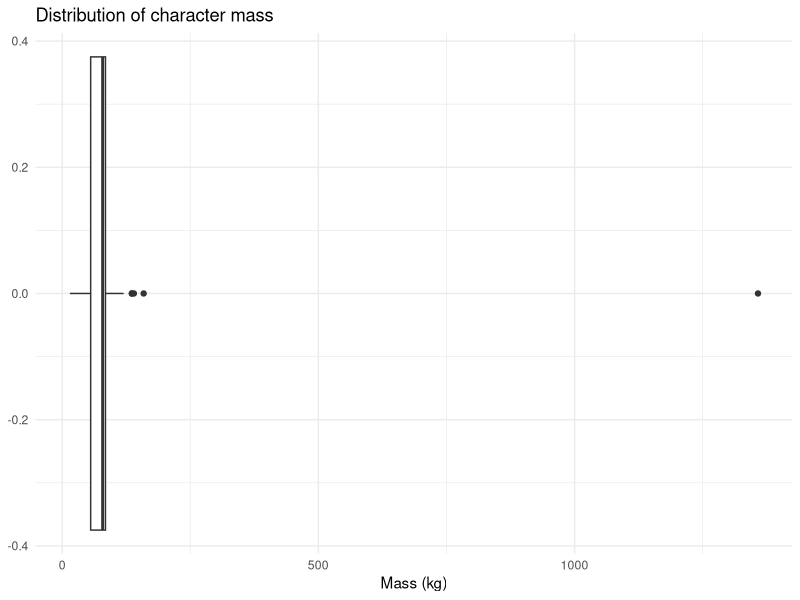

Generate this figure with R:
## ---- chunk 1
#| label: libs
#| echo: false
#| warning: false

library(tidyverse)

## ---- chunk 2
#| label: meet-airquality

glimpse(airquality)
## ---- chunk 3
#| label: is-na-demo

sum(is.na(airquality$Ozone))
## ---- chunk 4
#| label: filter-is-na-demo

airquality |>
    filter(!is.na(Ozone)) |>
    nrow()
## ---- chunk 5
#| label: solution-is-na-filter

sum(is.na(airquality$Solar.R))

airquality |>
    filter(!is.na(Solar.R)) |>
    nrow()
## ---- chunk 6
#| label: drop-na-demo

airquality |>
    drop_na() |>
    nrow()
## ---- chunk 7
#| label: solution-drop-na

airquality |> drop_na() |> nrow()

airquality |> drop_na(Ozone, Solar.R) |> nrow()
## ---- chunk 8
#| label: na-rm-trap

mean(airquality$Ozone)

mean(airquality$Ozone, na.rm = TRUE)
## ---- chunk 9
#| label: seed-sample-demo

set.seed(123)
sample(1:10, 5)

set.seed(123)
sample(1:10, 5)
## ---- chunk 10
#| label: slice-sample-demo

set.seed(1)

airquality |>
    drop_na(Ozone) |>
    slice_sample(n = 10) |>
    select(Ozone, Month, Day)
## ---- chunk 11
#| label: solution-sample-mtcars

set.seed(2024)

mtcars |>
    slice_sample(n = 10) |>
    summarise(mean_mpg = mean(mpg))

mtcars |>
    summarise(mean_mpg = mean(mpg))
## ---- chunk 12
#| label: sampling-variation-demo

diamonds |> summarise(mean_price = mean(price))

for (s in 1:5) {
    set.seed(s)
    sample_mean <- diamonds |>
        slice_sample(n = 100) |>
        summarise(mean_price = mean(price)) |>
        pull(mean_price)
    cat("Seed", s, "-> sample mean price:", round(sample_mean, 2), "\n")
}
## ---- chunk 13
#| label: starwars-solution-1-2

sum(is.na(starwars$mass))

starwars_clean <- starwars |>
    filter(!is.na(mass))

nrow(starwars_clean)
## ---- chunk 14
#| label: starwars-solution-3

starwars_clean |>
    summarise(
        mean_mass = mean(mass),
        median_mass = median(mass),
        sd_mass = sd(mass)
    )
## ---- chunk 15
#| label: starwars-solution-4
#| fig-height: 5.5

starwars_clean |>
    ggplot(aes(mass)) +
    geom_boxplot() +
    theme_minimal() +
    labs(title = "Distribution of character mass", x = "Mass (kg)")
## ---- chunk 16
#| label: starwars-solution-5

set.seed(7)

starwars_sample <- starwars_clean |>
    slice_sample(n = 20)

starwars_sample |>
    summarise(mean_mass = mean(mass))

starwars_sample |>
    filter(mass == max(mass)) |>
    select(name, mass)
